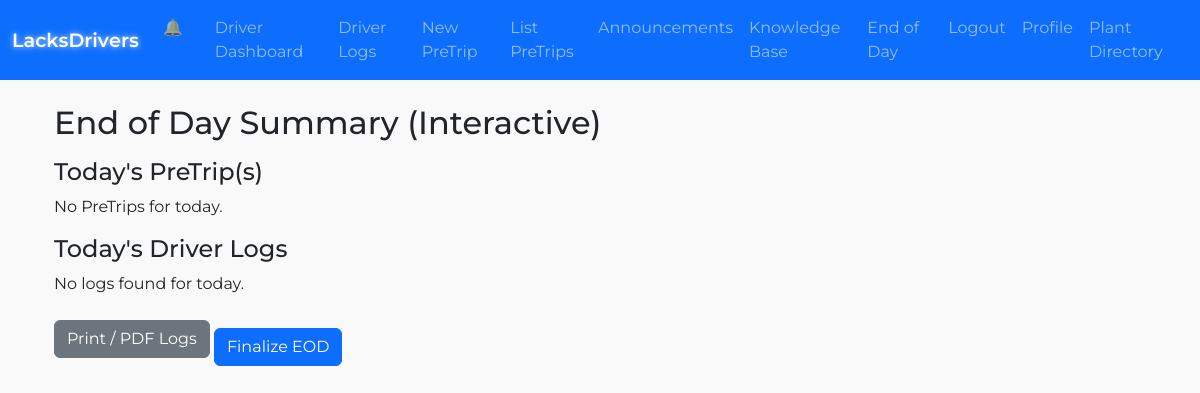
The page /end_of_day_summary (signed in) on the database as committed earlier.
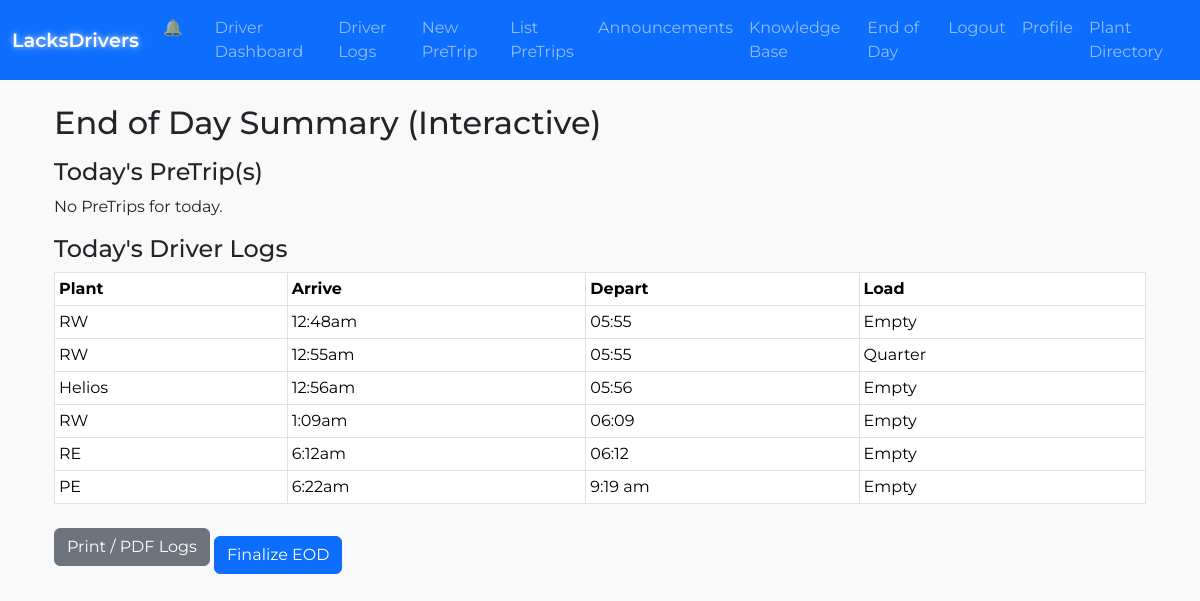
The same page on the database as committed later.
### db_setup.py (models this page shows)
class DriverLog(db.Model):
    __tablename__ = "driver_log"
    id = db.Column(db.Integer, primary_key=True)
    driver_id = db.Column(db.Integer, db.ForeignKey("user.id"), nullable=False)
    date = db.Column(db.Date, nullable=False)
    arrive_time = db.Column(db.String(20))
    depart_time = db.Column(db.String(20))
    downtime_reason = db.Column(db.String(200), nullable=True)
    load_size = db.Column(db.String(10), nullable=False)
    plant_name = db.Column(db.String(20), nullable=False)
    maintenance = db.Column(db.Boolean, default=False)
    fuel = db.Column(db.Boolean, default=False)
    meeting = db.Column(db.Boolean, default=False)
    created_at = db.Column(db.DateTime, default=datetime.utcnow)
    updated_at = db.Column(db.DateTime, onupdate=datetime.utcnow)
    driver = db.relationship("User", backref="driver_logs", lazy="joined")

### lacksdrivers.py (the view)
@app.route("/end_of_day_summary", methods=["GET","POST"])
@login_required
def end_of_day_summary():
    form = EndOfDayForm()
    if form.validate_on_submit():
        flash("Submitted End of Day Summary (interactive)!", "success")
        return redirect(url_for("dashboard"))
    local_tz = pytz.timezone("America/Detroit")
    today_local_date = datetime.now(local_tz).date()
    logs = DriverLog.query.filter_by(driver_id=current_user.id, date=today_local_date).all()
    drivers_logs = { current_user.username: logs }
    pretrips_today = PreTrip.query.filter_by(
        user_id=current_user.id, pretrip_date=today_local_date
    ).all()
    drivers_pretrips = { current_user.username: pretrips_today }
    return render_template(
        "end_of_day_summary.html",
        form=form,
        the_date=today_local_date,
        drivers_logs=drivers_logs,
        drivers_pretrips=drivers_pretrips
    )

### lacksdrivers.py (called while the page is built)
@app.context_processor
def inject_plant_addresses():
    return dict(PLANT_ADDRESSES=PLANT_ADDRESSES)

@login_manager.user_loader
def load_user(user_id):
    return User.query.get(int(user_id))

@app.template_filter('to_local_time')
def to_local_time(utc_str):
    if not utc_str:
        return ""
    try:
        dt_utc = datetime.strptime(utc_str, "%Y-%m-%d %H:%M:%S")
        dt_utc = pytz.utc.localize(dt_utc)
        local_tz = pytz.timezone("America/Detroit")
        dt_local = dt_utc.astimezone(local_tz)
        formatted = dt_local.strftime("%I:%M%p").lower()
        return formatted.lstrip('0')
    except ValueError:
        return utc_str

### templates/end_of_day_summary.html (shortened to what this page needs)
{% extends "base.html" %}
{% block content %}
<div class="container fade-in">
  <h2 class="mt-4 mb-3">End of Day Summary (Interactive)</h2>
  <form method="POST" action="{{ url_for('end_of_day_summary') }}">
    <h4>Today's PreTrip(s)</h4>
    {% if drivers_pretrips[current_user.username] %}
      <table class="table table-bordered table-sm mb-4">
        <thead>
          <tr>
            <th>Truck</th>
            <th>Date</th>
            <th>Leaks?</th>
            <th>Tires?</th>
            <th>Damage?</th>
            <th>Print DVIR</th>
          </tr>
        </thead>
        <tbody>
          {% for pt in drivers_pretrips[current_user.username] %}
          <tr>
            <td>{{ pt.truck_name }}</td>
            <td>{{ pt.pretrip_date }}</td>
            <td>
              {% if pt.oil_leak or pt.fuel_leak or pt.coolant_leak %}
                Yes
              {% else %}
                No
              {% endif %}
            </td>
            <td>{{ "OK" if pt.tires_ok else "PROBLEM" }}</td>
            <td>{{ pt.damage_report or "" }}</td>
            <td>
              <a
                href="{{ url_for('pretrip_printable', pretrip_id=pt.id) }}"
                class="btn btn-sm btn-secondary"
              >
                Print DVIR
              </a>
            </td>
          </tr>
          {% endfor %}
        </tbody>
      </table>
    {% else %}
      <p>No PreTrips for today.</p>
    {% endif %}
    <h4>Today's Driver Logs</h4>
    {% if drivers_logs[current_user.username] %}
      <table class="table table-bordered table-sm">
        <thead>
          <tr>
            <th>Plant</th>
            <th>Arrive</th>
            <th>Depart</th>
            <th>Load</th>
          </tr>
        </thead>
        <tbody>
          {% for log in drivers_logs[current_user.username] %}
          <tr>
            <td>{{ log.plant_name }}</td>
            <td>{{ log.arrive_time|to_local_time if log.arrive_time else '--' }}</td>
            <td>{{ log.depart_time|to_local_time if log.depart_time else '--' }}</td>
            <td>{{ log.load_size }}</td>
          </tr>
          {% endfor %}
        </tbody>
      </table>
    {% else %}
      <p>No logs found for today.</p>
    {% endif %}
    <a href="{{ url_for('driver_logs_print') }}" class="btn btn-secondary">
      Print / PDF Logs
    </a>
    <button type="submit" class="btn btn-primary mt-3">
      Finalize EOD
    </button>
  </form>
</div>
{% endblock %}

Rows that differ between the two databases and show on the page:
added DriverLog: plant_name "RW", arrive_time|to_local_time "12:48am", depart_time|to_local_time "05:55", load_size "Empty"
added DriverLog: plant_name "RW", arrive_time|to_local_time "12:55am", depart_time|to_local_time "05:55", load_size "Quarter"
added DriverLog: plant_name "Helios", arrive_time|to_local_time "12:56am", depart_time|to_local_time "05:56", load_size "Empty"
added DriverLog: plant_name "RW", arrive_time|to_local_time "1:09am", depart_time|to_local_time "06:09", load_size "Empty"
added DriverLog: plant_name "RE", arrive_time|to_local_time "6:12am", depart_time|to_local_time "06:12", load_size "Empty"
added DriverLog: plant_name "PE", arrive_time|to_local_time "6:22am", depart_time|to_local_time "9:19 am", load_size "Empty"
Other text that changed with them:
text no longer shown: "No logs found for today."
text now shown: "Plant Arrive Depart Load"
